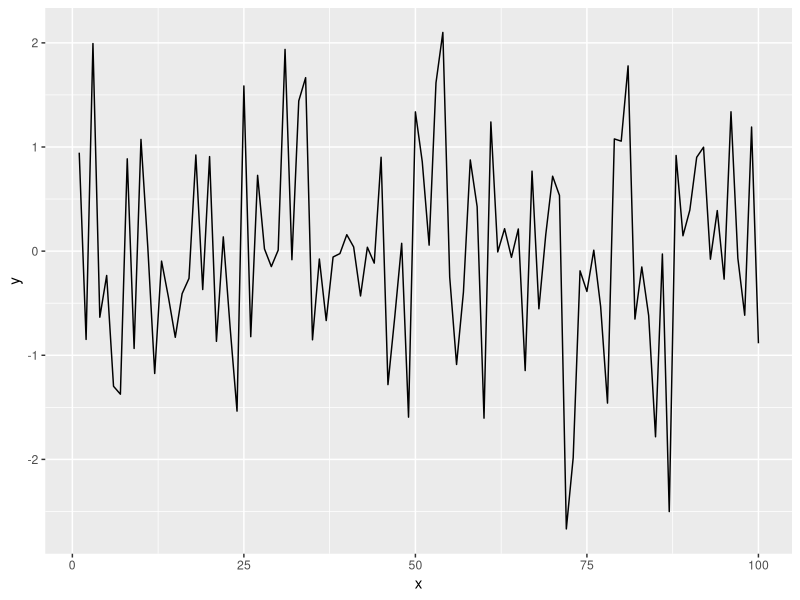

Write the R code that produced this figure.
## ---- chunk 1
knitr::opts_chunk$set(fig.align ="center")
## ---- chunk 2
library(tidyverse)
## ---- chunk 3
x = seq(1:100)
y = rnorm(100)
dat = data.frame(x, y)
ggplot(dat, aes(x = x, y = y)) +
  geom_line()
## ---- chunk 4
dat[1:5,] %>% 
  knitr::kable(caption = "A table of the first 5 rows.")
